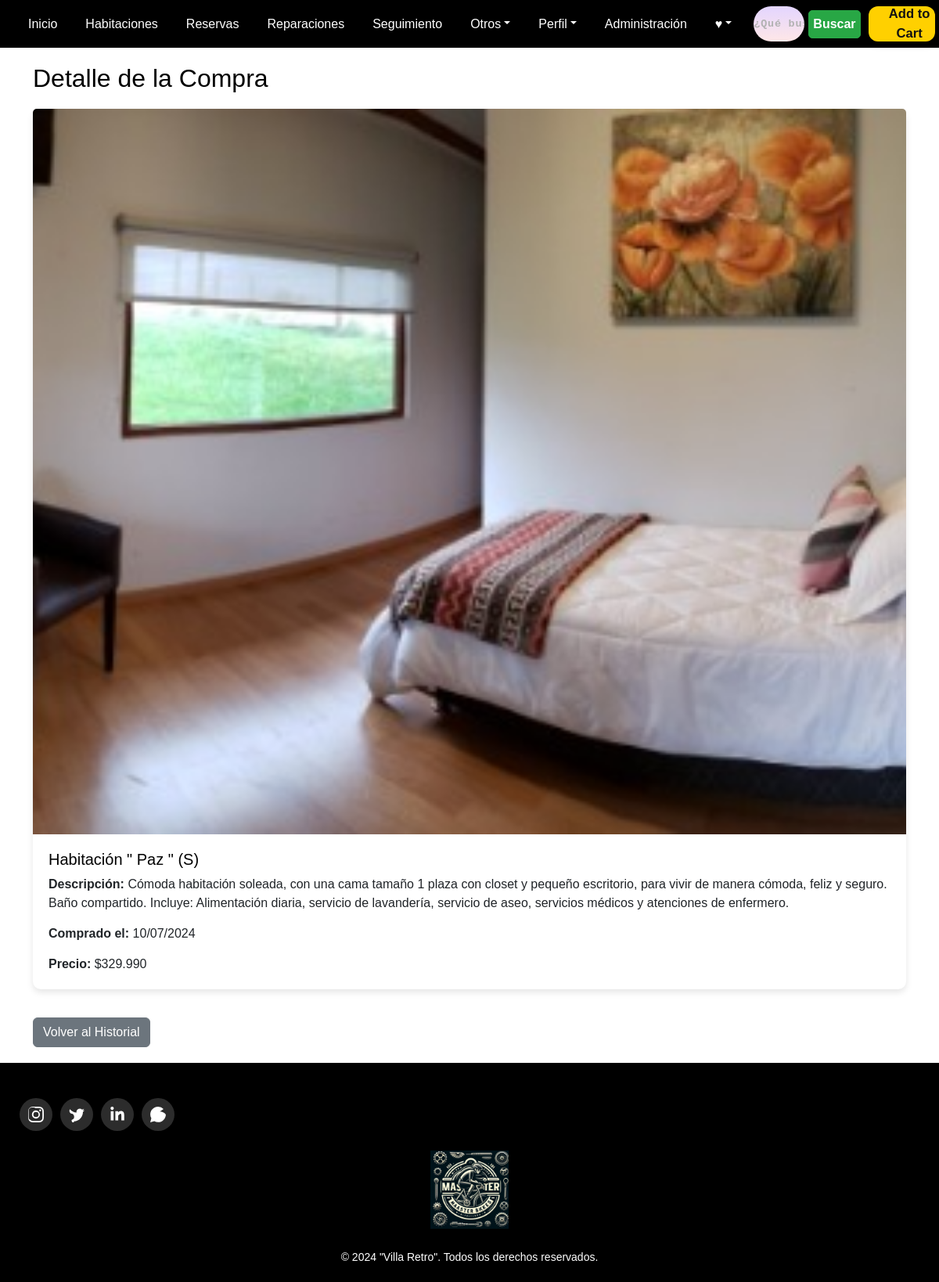
Page /compras/detalle/2/ (signed in) on the committed database.
### masterbikes/models.py (models this page shows, shortened)
class Compra(models.Model):
    usuario = models.ForeignKey(User, on_delete=models.CASCADE)
    bicicleta = models.ForeignKey(Bicicleta, on_delete=models.CASCADE)
    fecha_compra = models.DateTimeField(auto_now_add=True)
    precio = models.DecimalField(max_digits=10, decimal_places=3)

class Bicicleta(models.Model):
    nombre = models.CharField(max_length=100)
    descripcion = models.TextField()
    precio = models.DecimalField(max_digits=10, decimal_places=3)
    imagen = models.ImageField(upload_to='bicicletas/')

### masterbikes/views.py (the view)
# urls.py: path('compras/detalle/<int:pk>/', views.bicicleta_detalle_compras, name='bicicleta_detalle_compras'),
@login_required
def bicicleta_detalle_compras(request, pk):
    compra = get_object_or_404(Compra, pk=pk)
    return render(request, 'masterbikes/Crud/bicicleta_detalle_compra.html', {'compra': compra})

### masterbikes/Templates/masterbikes/Crud/bicicleta_detalle_compra.html (shortened to what this page needs)
{% load static %}
<!DOCTYPE html>
<html lang="es">
<head>
    {% load bootstrap5 %}
    {% bootstrap_css %}
    <link rel="stylesheet" href="{% static 'css/styles.css' %}">
    <link rel="stylesheet" href="{% static 'css/stylesIncludes.css' %}">
</head>
<body>
    {% include 'masterbikes/includes/header.html' %}
    <main class="main">
        <div class="container">
            <h2>Detalle de la Compra</h2>
            <div class="card">
                <img src="{{ compra.bicicleta.imagen.url }}" class="card-img-top bicicleta-img" alt="{{ compra.bicicleta.nombre }}">
                <div class="card-body">
                    <h5 class="card-title">{{ compra.bicicleta.nombre }}</h5>
                    <p class="card-text"><strong>Descripción:</strong> {{ compra.bicicleta.descripcion }}</p>
                    <p class="card-text"><strong>Comprado el:</strong> {{ compra.fecha_compra|date:"d/m/Y" }}</p>
                    <p class="card-text"><strong>Precio:</strong> ${{ compra.precio }}</p>
                </div>
            </div>
            <a href="{% url 'historial' %}" class="btn btn-secondary mt-3">Volver al Historial</a>
        </div>
    </main>
    {% include 'masterbikes/includes/footer.html' %}
</body>
</html>

### masterbikes/Static/css/styles.css (style rules this page uses)
body { background-color: #f0f8ff; font-family: 'Arial', sans-serif; }
.main { padding: 20px; background-color: #ffffff; }
.card { margin-bottom: 20px; }
.btn-secondary { background-color: #6c757d; border-color: #6c757d; }
h2 { font-size: 2rem; margin-bottom: 20px; color: #000000; }
.card { border: none; border-radius: 10px; box-shadow: 0 4px 8px rgba(0, 0, 0, 0.1); }
.card-body { padding: 20px; }
.card-title { font-size: 1.25rem; color: #000000; }
.card-text { margin-bottom: 15px; }

### rows in the picture
Compra: bicicleta.imagen (picture), bicicleta.nombre "Habitación \" Paz \" (S)", bicicleta.descripcion "Cómoda habitación soleada, con una cama tamaño 1 plaza con closet y pequeño escritorio, para vivir de manera cómoda, feliz y seguro. Baño compartido. Incluye: Alimentación diaria, servicio de lavandería, servicio de aseo, servicios médicos y atenciones de enfermero.", fecha_compra "10/07/2024", precio "329.990"
